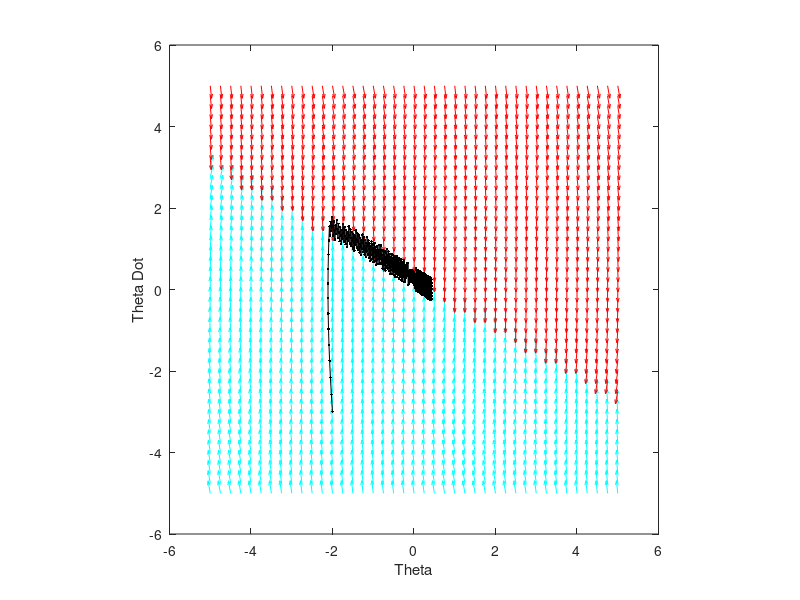
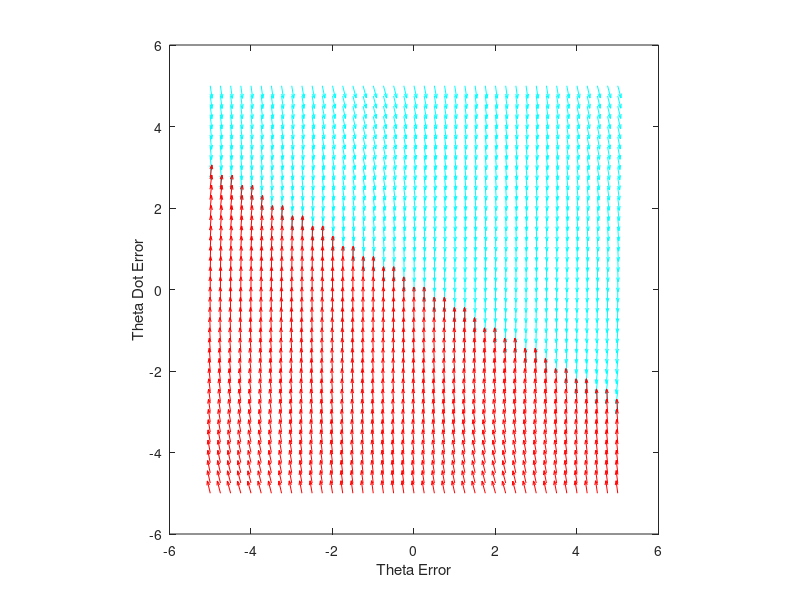

Reproduce these figures in MATLAB, in order.
clear; close all; clc;

%controller variables
lambda = 1.75;  % s - 1/slope of sliding surface
beta = 7;       % N-M - Torque Magnitude
%solution variables
tf = 20;
thD = 0.5;    % rad - desired angle
%system parameters
g = 9.81;   % m/s2 - gravity
L = 1;      % m - pendulum length
m = 0.25;   % kg - mass of end
b = 0.5;    %     damping coefficient
%system equations
x1dot = @(x1, x2) x2;
x2dot = @(x1, x2, T) -g/L*sin(x1) -b/(m*L^2)*x2 + 1/(m*L^2)*T;
%% phase plane plot solution space 1
[x1, x2] = meshgrid(-5:0.25:5, -5:0.25:5);

Tin = beta;
x1d = x1dot(x1, x2) .* ( ((thD-x1) + lambda*(-x2)) > 0 );
x2d = x2dot(x1, x2, Tin) .* ( ((thD-x1) + lambda*(-x2)) > 0 );

size = sqrt(x1d.^2 + x2d.^2);
quiver(x1, x2, x1d./size, x2d./size, 'c');

% phase plane plot solution space 2
clear x1d x2d;

Tin = -beta;
x1d = x1dot(x1, x2) .* ( ((thD-x1) + lambda*(-x2)) < 0 );
x2d = x2dot(x1, x2, Tin) .* ( ((thD+-x1) + lambda*(-x2)) < 0 );
size = sqrt(x1d.^2 + x2d.^2);
hold on
quiver(x1, x2, x1d./size, x2d./size, 'r');
%plot axis setup
axis square
xlabel('Theta');
ylabel('Theta Dot');


%% plot vs time
th0 = -2; thDot0 = -3;

s = @(th, thDot) sign(((lambda)*(-thDot) + (thD - th)))*beta;

dt = 0.01;
t = 0:dt:tf;

th(1) = th0;
thDot(1) = thDot0;

for i = 2:length(t)
    K1 = x1dot(th(i-1), thDot(i-1))*dt;
    L1 = x2dot(th(i-1), thDot(i-1), s(th(i-1), thDot(i-1)))*dt;
    
    K2 = x1dot(th(i-1) + K1/2, thDot(i-1) + L1/2)*dt;
    L2 = x2dot(th(i-1) + K1/2, thDot(i-1) + L1/2, s(th(i-1), thDot(i-1)))*dt;
    
    K3 = x1dot(th(i-1) + K2/2, thDot(i-1) + L2/2)*dt;
    L3 = x2dot(th(i-1) + K1/2, thDot(i-1) + L1/2, s(th(i-1), thDot(i-1)))*dt;
    
    K4 = x1dot(th(i-1) + K3  , thDot(i-1) + L3)*dt;
    L4 = x2dot(th(i-1) + K1/2, thDot(i-1) + L1/2, s(th(i-1), thDot(i-1)))*dt;
    
    th(i) = th(i-1) + 1/6*K1 + 1/3*K2 + 1/3*K3 + 1/6*K4;
    thDot(i) = thDot(i-1) + 1/6*L1 + 1/3*L2 + 1/3*L3 + 1/6*L4;
    
end

plot(th, thDot, '.-k')


%% phase plane plot solution space 1 - ERROR SPACE
x1dotE = @(x1, x2) x2;
x2dotE = @(x1, x2, T) g/L*sin(thD - x1) - 1/(m*L^2)*T;

[x1, x2] = meshgrid(-5:0.25:5, -5:0.25:5);

clear x1d x2d;
Tin = beta;
x1d = x1dotE(x1, x2) .* ( (lambda*x2 + x1) > 0 );
x2d = x2dotE(x1, x2, Tin) .* ( (lambda*x2 + x1) > 0 );

size = sqrt(x1d.^2 + x2d.^2);
figure(2);
quiver(x1, x2, x1d./size, x2d./size, 'c');

% phase plane plot solution space 2 - ERROR SPACE
clear x1d x2d;

Tin = -beta;
x1d = x1dotE(x1, x2) .* ( (lambda*x2 + x1) < 0 );
x2d = x2dotE(x1, x2, Tin) .* ( (lambda*x2 + x1) < 0 );
size = sqrt(x1d.^2 + x2d.^2);
hold on
quiver(x1, x2, x1d./size, x2d./size, 'r');
%plot axis setup
axis square
xlabel('Theta Error');
ylabel('Theta Dot Error');

